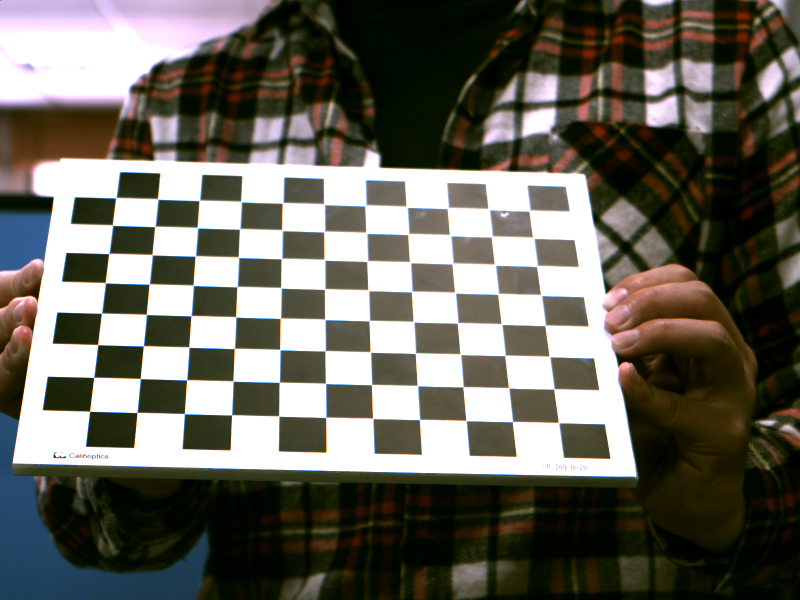
#> input picture images/OriginalPerspective.png, 1600 x 1200 px (shown at 1/2 size)
$ python perspective_transform.py
#> lines starting #> are read from the running program, lines starting #| are printed output that depends on the picture
import cv2
import numpy as np


img = cv2.imread('images/OriginalPerspective.png')
#> img is the input picture: shape (1200, 1600, 3); mean B, G, R 92.2, 101.8, 103.8
#> (key Esc is pressed here)
rect = np.zeros((4, 2), dtype = "float32")
count =0

def four_point_transform(image, pts):
	(tl, tr, br, bl) = rect

	dst = np.array([
		[0, 0],
		[430, 0],
		[430, 430],
		[0, 430]], dtype = "float32")

	# compute the perspective transform matrix and then apply it
	M = cv2.getPerspectiveTransform(rect, dst)
	warped = cv2.warpPerspective(image, M, (430, 430))
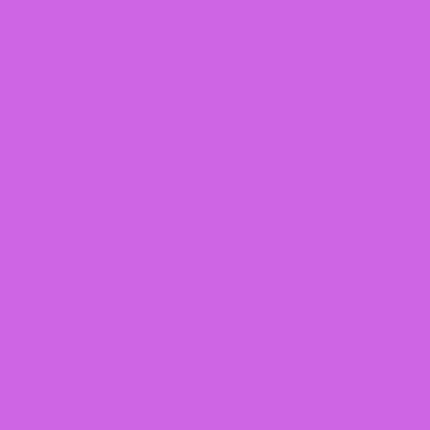
#> warped: shape (430, 430, 3); mean B, G, R 228, 101, 206

	# return the warped image
	return warped

def draw_circle(event,x,y,flags,param):
    global mouseX,mouseY, rect, count
    if event == cv2.EVENT_LBUTTONDBLCLK:
        cv2.circle(img,(x,y),10,(0,0,255),-1)
        cv2.imshow('images',img)
        print('x = %d, y = %d'%(x, y))
        mouseX,mouseY = x,y
        rect[count][0] = x
        rect[count][1] = y
        count+=1


while(1):
    cv2.namedWindow('images',  cv2.WINDOW_NORMAL)
    cv2.imshow('images',img)

    cv2.setMouseCallback('images',draw_circle)
    if(count == 4):
        break

    k = cv2.waitKey(20) & 0xFF
    if k == 27:
        break
    elif k == ord('a'):
        print(mouseX,mouseY)


print(rect)
transformed = four_point_transform(img, rect)
cv2.namedWindow('transformed',  cv2.WINDOW_NORMAL)
cv2.imshow("transformed", transformed)
cv2.waitKey(0)
